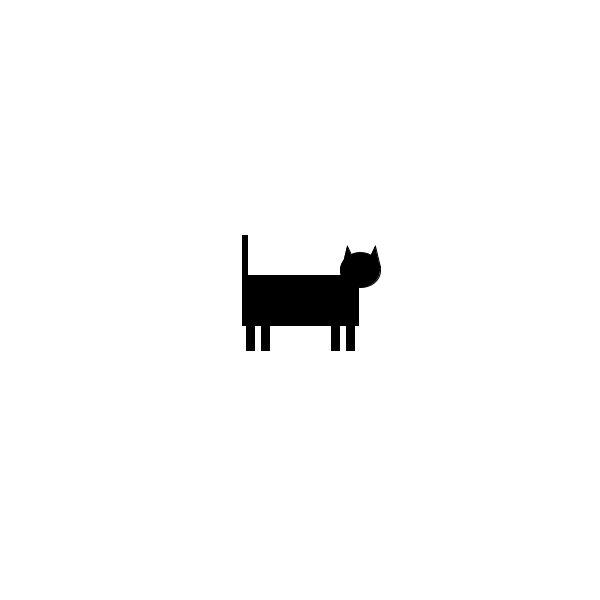
Frame 1 (no input)
Frame 60 (the mouse pressed at the canvas centre just before this capture): identical to frame 1, image omitted
Frame 120 (the mouse held since frame 60 and released just before this capture): identical to frame 1, image omitted

The Processing sketch that drew this single still picture (run headless with seeded random() and noise(); from frame 60 on, the mouse is pressed at the canvas centre):

// Processing sketch: Object_Cat
// ── Object_Cat.pde
//Object from Function Cat

Cat myCat;  //declare Cat object as a global

//=====================VOID SETUP START=====================
void setup() {

  background(0); 
  size(600, 600);
  frameRate(30);

  myCat = new Cat();  //initialize Cat object
}
//=====================VOID SETUP END=====================


//=====================VOID DRAW START=====================
void draw() {

  background(255);
  
  myCat.display();
  
}
//=====================VOID DRAW END=====================


//=============CAT CLASS DEFINED===============
class Cat {
  //Variables for Cat
  int x;
  int y;
  int legLength;
  int legWidth;


  Cat() {  //Constructor: Vars get Init'd

    x = height/2;
    y = width/2;
    legLength = 40;
    legWidth = 8;

  }

  void display() { //Function to draw cat
    smooth();          //smooth edges of geometry
    rectMode(CENTER);  //set rect mode
    fill(0);               //cat color
    rect(x, y, 116, 50);      //body

    ellipse(x+60, y-30, 40, 35);  //head  
    triangle(x+60-18, y-30-3, x+60-18+5, y-30-12-12, x+60-18+15, y-30-3);  //forward ear
    triangle(x+60+5, y-30-3, x+60+15, y-30-12-12, x+60+15+5, y-30-3);  //rear ear  

    rect(x-50, y+30, legWidth, legLength);  //back leg forward
    rect(x-35, y+30, legWidth, legLength);  //back leg behind

    rect(x+50, y+30, legWidth, legLength);  //front leg forward
    rect(x+35, y+30, legWidth, legLength);  //front leg behind

    rect(x-55, y-30, 5, 70);      //tail
  }  //End of Display Function
  
}  //End of Cat Class
